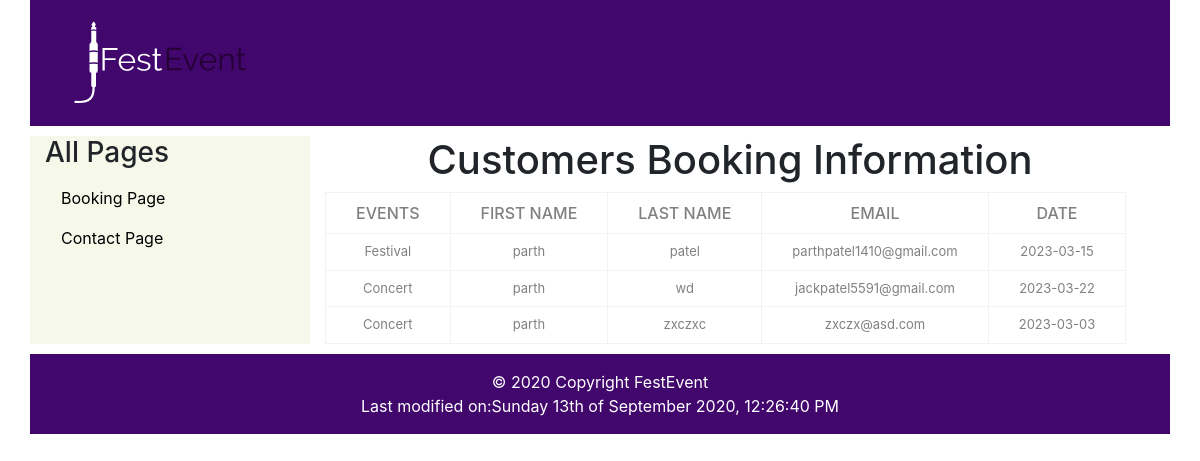
Screenshot of /adminbooking.php with the database file from the repository.
### tables this page shows
CREATE TABLE `bookinginfo` (
  `events` varchar(60) NOT NULL,
  `fname` varchar(60) NOT NULL,
  `lname` varchar(60) NOT NULL,
  `date` date NOT NULL,
  `bookingid` int NOT NULL,
  `email` varchar(60) NOT NULL
);

### adminbooking.php (the view, shortened to what this page needs)
<?php
include "adminheader.php";
?>
<link rel="stylesheet" href="https://cdn.jsdelivr.net/npm/bootstrap@4.3.1/dist/css/bootstrap.min.css">
<body>
    <h1>Customers Booking Information</h1>
    <div class="main">
        <div class="table-content">
            <table>
                <thead>
                    <tr>
                        <th>Events</th>
                        <th>First Name</th>
                        <th>Last Name</th>
                        <th>Email</th>
                        <th>Date</th>
                    </tr>
                </thead>
                <tbody>
                    <?php
                        include "db.php";
                        $selectquery = "select * from bookinginfo";
                        $query=mysqli_query($conn,$selectquery);
                        while($res=mysqli_fetch_array($query)){
                    ?>
                    <tr>
                        <td><?php echo $res['events']; ?></td>
                        <td><?php echo $res['fname']; ?></td>
                        <td><?php echo $res['lname']; ?></td>
                        <td><?php echo $res['email']; ?></td>
                        <td><?php echo $res['date']; ?></td>
                    </tr>
                       <?php } ?>
                </tbody>
            </table>
        </div>
    </div>
</body>
<?php
include "adminfooter.php";
?>

### adminbooking.php (style rules this page uses)
th,td { border:1px solid #f2f2f2; padding: 8px 30px; text-align: center; color:grey; }
th { text-transform: uppercase ; font-weight: 500 ; }
td { font-size:13px; }
h1 { text-align: center; }

### rows the page displays
bookinginfo: events "Festival", fname "parth", lname "patel", email "parthpatel1410@gmail.com", date "2023-03-15"
bookinginfo: events "Concert", fname "parth", lname "wd", email "jackpatel5591@gmail.com", date "2023-03-22"
bookinginfo: events "Concert", fname "parth", lname "zxczxc", email "zxczx@asd.com", date "2023-03-03"

### other values shown
date('l jS \o\f F Y, h:i:s A', $last_modified) "Sunday 13th of September 2020, 12:26:40 PM"
